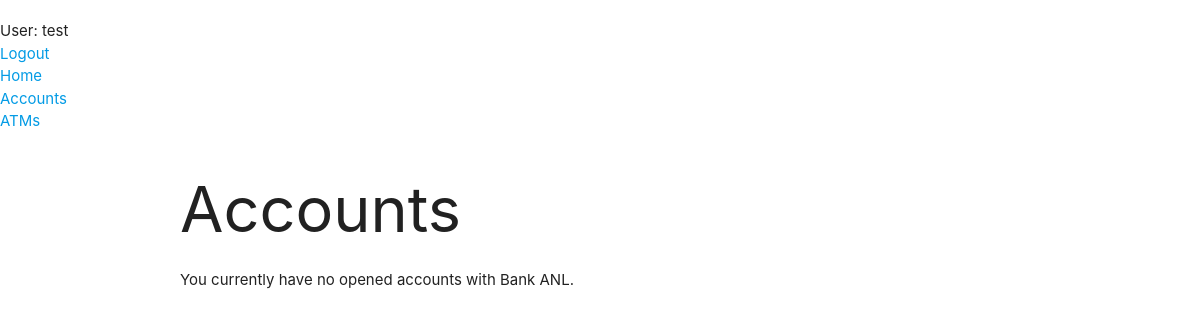
The app's page /catalog/myaccounts/ (signed in), older data.
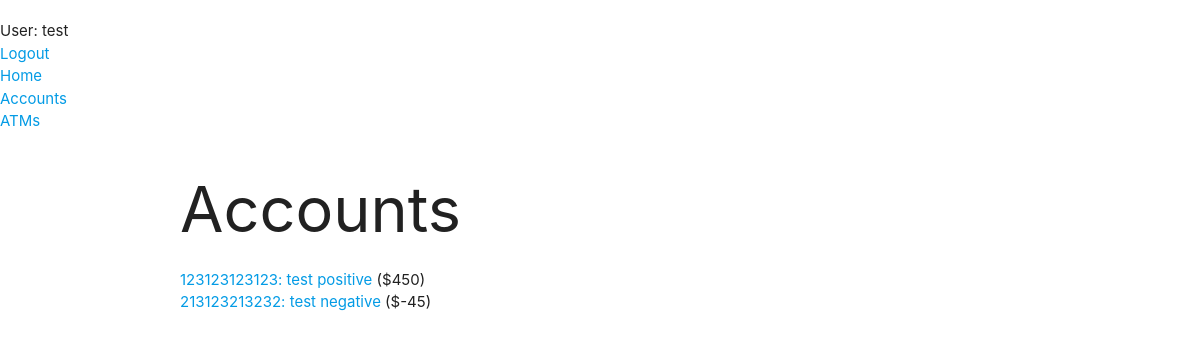
The same page, newer data.
### catalog/models.py (models this page shows, shortened)
class Account(models.Model):
    account_number = models.CharField(
        primary_key=True,
        validators=[MinLengthValidator(12)],
        max_length=12,
        help_text='Enter Account Number')
    first_name = models.CharField(
        validators=[MinLengthValidator(1)],
        max_length=30,
        help_text='Enter first name for Account')
    last_name = models.CharField(
        validators=[MinLengthValidator(1)],
        max_length=30,
        help_text='Enter last name for Account')
    phone_number = models.CharField(
        validators=[MinLengthValidator(10)],
        max_length=10,
        help_text='Enter phone number for Account')
    balance = models.IntegerField(
        help_text='Balance for Account')
    """ Links account to a specific user """
    bank_user = models.ForeignKey(
        User,
        on_delete=models.SET_NULL,
        null=True,
        blank=True)

### catalog/views.py (the view)
# urls.py: path('myaccounts/', views.AccountByUserListView.as_view(), name='my-accounts'),
class AccountByUserListView(LoginRequiredMixin,generic.ListView):
    model = Account
    template_name ='catalog/account_list_user.html'
    paginate_by = 10
    def get_queryset(self):
        return Account.objects.filter(bank_user=self.request.user).order_by('account_number')

### catalog/templates/catalog/account_list_user.html
{% extends "base_generic.html" %}
{% block content %}
    <h1>Accounts</h1>
    {% if account_list %}
    <ul>
      {% for account in account_list %}
      <li class="{% if account.balance < 0 %}text-danger{% endif %}">
        <a href="{% url 'account-detail' account.pk %}">{{account.account_number}}: {{ account.first_name }} {{ account.last_name }}</a> (${{ account.balance }})
      </li>
      {% endfor %}
    </ul>
    {% else %}
      <p>You currently have no opened accounts with Bank ANL.</p>
    {% endif %}
{% endblock %}

Row changes from the older to the newer data that the page shows:
added Account: account_number "123123123123", first_name "test", last_name "positive", balance "450"
added Account: account_number "213123213232", first_name "test", last_name "negative", balance "-45"
Text that changed along with them:
text no longer shown: "You currently have no opened accounts with Bank ANL."
